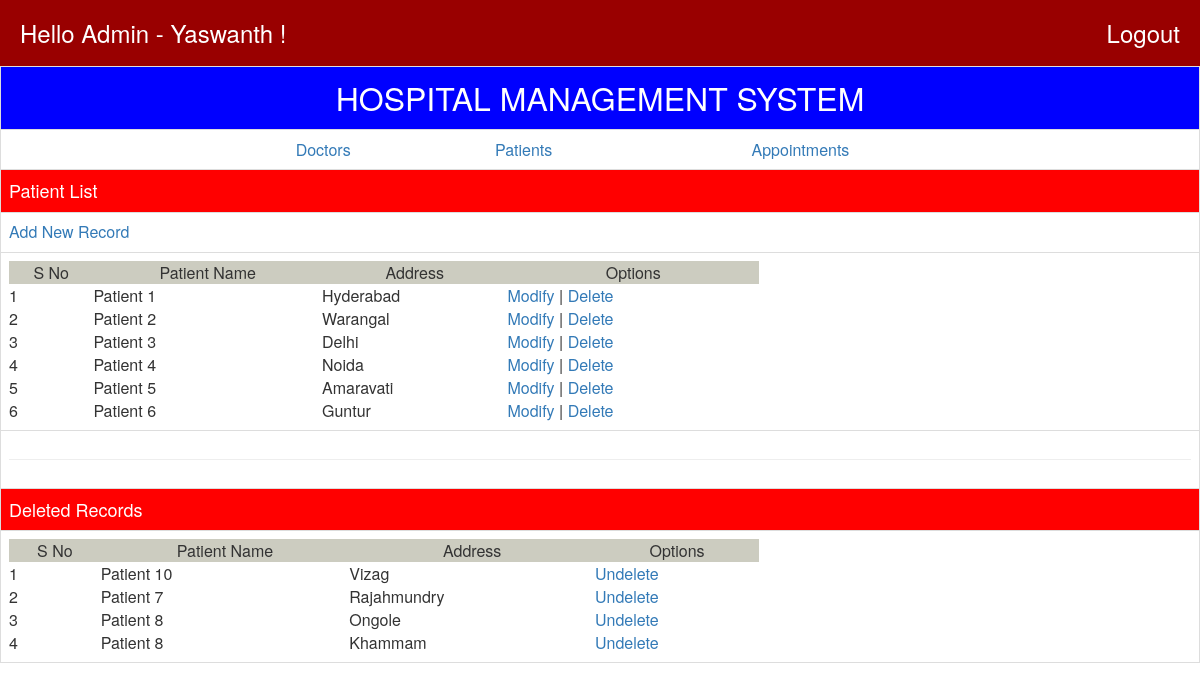
Page /PDEL.php on the committed database.
### tables this page shows
CREATE TABLE `patient` (
  `pno` int(11) NOT NULL,
  `pname` varchar(30) NOT NULL,
  `paddr` varchar(30) NOT NULL,
  `psex` varchar(1) NOT NULL,
  `pshow` varchar(1) NOT NULL DEFAULT 'Y'
);

### PDEL.php (the view, shortened to what this page needs)
<?php require('connection.php');?>
<html>
 <head>
 <link rel="stylesheet" href="css/bootstrap.css"/>
 </head>
 <body>
<table class="table table-bordered">
<tr bgcolor=blue><td align=center><font SIZE=6 color=white>HOSPITAL
MANAGEMENT SYSTEM</font></td></tr>
<tr><td><table align=center width=750 cellspacing=0 cellpadding=5>
<tr><td align=center><a href=dlist.php>Doctors</td><td align=center><a
href=plist.php>Patients</td><td align=center><a
href=alist.php>Appointments</td>
</table></td></tr>
<tr bgcolor=red><td ><font size=4 color=white>Patient
List</font></td></tr>
<tr><td><a href=dadd.php>Add New Record</a></td></tr>
<tr><td><table width=750 cellspacing=0 cellpadding=5>
<tr bgcolor=#ccccc><td align=center>S No</td><td align=center>Patient
Name</td><td align=center>Address</td><td
align=center>Options</td></tr>
<?php
$todel=$_GET['rno'];
mysqli_query($connection, "update Patient SET pshow='N' where pno='$todel' ;");
$rs1=mysqli_query($connection, "SELECT * from patient where pshow='Y' order by
pname;");
$sno=1;
while( $row=mysqli_fetch_array($rs1)) {
 echo "<tr><td>$sno</td><td>$row[1]</td><td>$row[2]</td><td><a
href=pmod.php?rno=".$row[0].">Modify</a> | <a
href=pdel.php?rno=".$row[0].">Delete</a></td></tr>";
 $sno++;
}
?>
</table></td></tr>
<tr><td align=center><hr></td></tr>
<tr bgcolor=red><td><font size=4 color=white>Deleted
Records</font></td></tr>
<tr><td><table width=750 cellspacing=0 cellpadding=5>
<tr bgcolor=#ccccc><td align=center>S No</td><td align=center>Patient
Name</td><td align=center>Address</td><td
align=center>Options</td></tr>
<?php
$rs2=mysqli_query($connection, "SELECT * from patient where pshow='N' order by
pname;");
$sno=1;
while( $row=mysqli_fetch_array($rs2)) {
 echo "<tr><td>$sno</td><td>$row[1]</td><td>$row[2]</td><td><a
href=pundel.php?rno=".$row[0].">Undelete</a></td></tr>";
 $sno++;
}
?>
</table></td></tr>
</table>
</body>
</html>

### rows in the picture
patient: pname "Patient 1", paddr "Hyderabad"
patient: pname "Patient 2", paddr "Warangal"
patient: pname "Patient 3", paddr "Delhi"
patient: pname "Patient 4", paddr "Noida"
patient: pname "Patient 5", paddr "Amaravati"
patient: pname "Patient 6", paddr "Guntur"
patient: pname "Patient 10", paddr "Vizag"
patient: pname "Patient 7", paddr "Rajahmundry"
patient: pname "Patient 8", paddr "Ongole"
patient: pname "Patient 8", paddr "Khammam"
